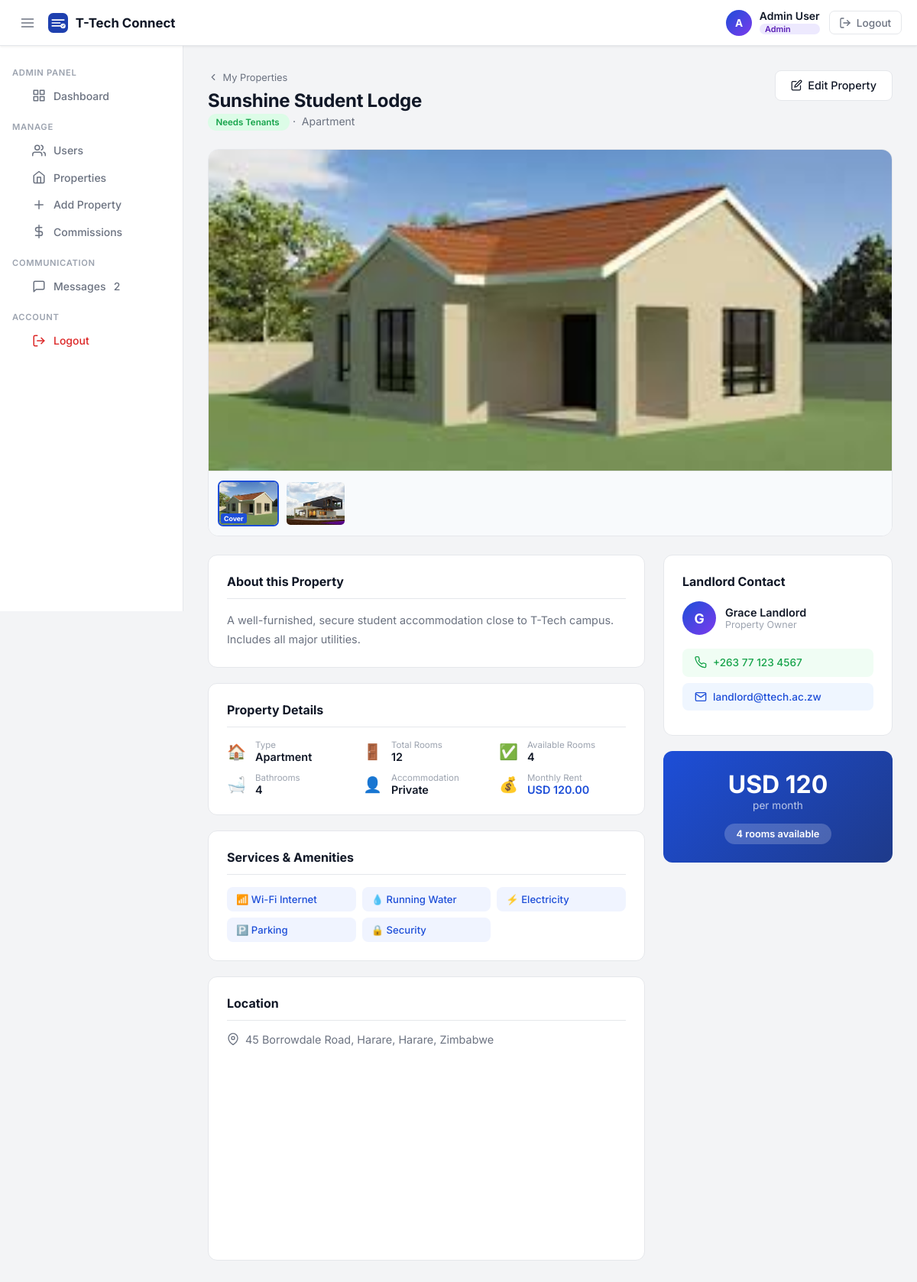
Screenshot of /landlord/property/1 (signed in) with the database file from the repository.
### tables this page shows
CREATE TABLE properties (
                id INTEGER PRIMARY KEY AUTOINCREMENT,
                landlord_id INTEGER NOT NULL,
                title TEXT NOT NULL,
                property_type TEXT DEFAULT 'apartment',
                description TEXT,
                status TEXT DEFAULT 'available',
                is_shared INTEGER DEFAULT 0,
                total_rooms INTEGER DEFAULT 1,
                available_rooms INTEGER DEFAULT 1,
                bathrooms INTEGER DEFAULT 1,
                price_per_month REAL NOT NULL,
                currency TEXT DEFAULT 'USD',
                address TEXT,
                city TEXT,
                country TEXT DEFAULT 'Zimbabwe',
                latitude REAL,
                longitude REAL,
                services TEXT DEFAULT '[]',
                contact_phone TEXT,
                contact_email TEXT,
                is_active INTEGER DEFAULT 1,
                created_at TIMESTAMP DEFAULT CURRENT_TIMESTAMP,
                updated_at TIMESTAMP DEFAULT CURRENT_TIMESTAMP, nearby_landmark TEXT DEFAULT '',
                FOREIGN KEY (landlord_id) REFERENCES users(id)
            );

CREATE TABLE property_images (
                id INTEGER PRIMARY KEY AUTOINCREMENT,
                property_id INTEGER NOT NULL,
                filename TEXT NOT NULL,
                is_primary INTEGER DEFAULT 0,
                uploaded_at TIMESTAMP DEFAULT CURRENT_TIMESTAMP,
                FOREIGN KEY (property_id) REFERENCES properties(id)
            );

CREATE TABLE users (
                id INTEGER PRIMARY KEY AUTOINCREMENT,
                full_name TEXT NOT NULL,
                email TEXT UNIQUE NOT NULL,
                password_hash TEXT NOT NULL,
                role TEXT DEFAULT 'student',
                is_active INTEGER DEFAULT 1,
                created_at TIMESTAMP DEFAULT CURRENT_TIMESTAMP,
                last_login TIMESTAMP
            , phone TEXT, last_seen TIMESTAMP);

### Backend/app.py (the view)
@app.route('/landlord/property/<int:pid>')
@login_required
def property_view(pid):
    with get_db() as conn:
        prop = conn.execute(
            """SELECT p.*, u.full_name as landlord_name, u.id as landlord_user_id
               FROM properties p JOIN users u ON p.landlord_id = u.id
               WHERE p.id=? AND p.is_active=1""", (pid,)
        ).fetchone()
    if not prop:
        flash('Property not found.', 'error')
        return redirect(url_for('dashboard'))
    d = {**dict(prop), 'services': json.loads(prop['services'] or '[]'),
         'images': _get_images(pid)}
    d['commission'] = round(d['price_per_month'] * 0.05, 2)
    uid  = session['user_id']
    role = session.get('user_role')
    paid = True if role in ('landlord', 'admin') else has_paid(uid, pid)
    return render_template('property_view.html', prop=d, maps_key=GOOGLE_MAPS_API_KEY,
                           user_name=session.get('user_name'),
                           user_role=role,
                           user_email=session.get('user_email'),
                           current_user_id=uid,
                           has_paid=paid,
                           unread_count=get_unread_count(uid))

### Backend/app.py (called while the page is built)
def get_db():
    os.makedirs(os.path.dirname(DB_PATH), exist_ok=True)
    conn = sqlite3.connect(DB_PATH)
    conn.row_factory = sqlite3.Row
    return conn

def login_required(f):
    @wraps(f)
    def decorated(*args, **kwargs):
        if 'user_id' not in session:
            return redirect(url_for('login'))
        return f(*args, **kwargs)
    return decorated

def get_unread_count(user_id):
    with get_db() as conn:
        row = conn.execute("""
            SELECT COUNT(*) as cnt FROM messages m
            JOIN conversation_members cm
                ON m.conversation_id = cm.conversation_id AND cm.user_id = ?
            WHERE m.sender_id != ?
              AND (m.sent_at > cm.last_read_at OR cm.last_read_at IS NULL)
              AND m.is_deleted = 0
        """, (user_id, user_id)).fetchone()
        return row['cnt'] if row else 0

def _get_images(property_id):
    with get_db() as conn:
        rows = conn.execute(
            "SELECT * FROM property_images WHERE property_id=? ORDER BY is_primary DESC, uploaded_at ASC",
            (property_id,)
        ).fetchall()
    return [dict(r) for r in rows]

### Frontend/templates/property_view.html (shortened to what this page needs)
<!DOCTYPE html>
<html lang="en">
<head>
  <link rel="stylesheet" href="{{ url_for('static', filename='css/landlord.css') }}" />
  <link rel="stylesheet" href="{{ url_for('static', filename='css/property_form.css') }}" />
</head>
<body>
{% include '_topbar.html' %}
<div class="layout">
  {% include '_sidebar.html' %}
  <main class="page-main">
    <div class="page-header">
      <div>
        <a href="/landlord" class="back-crumb">
          <svg width="14" height="14" viewBox="0 0 24 24" fill="none" stroke="currentColor" stroke-width="2" stroke-linecap="round"><polyline points="15 18 9 12 15 6"/></svg>
          My Properties
        </a>
        <h1 class="page-title">{{ prop.title }}</h1>
        <p class="page-sub">
          <span class="status-badge status-{{ prop.status }}">
            {% if prop.status == 'available' %}Needs Tenants
            {% elif prop.status == 'occupied' %}Occupied
            {% elif prop.status == 'partial' %}Partially Occupied
            {% else %}Maintenance{% endif %}
          </span>
          &nbsp;·&nbsp; {{ prop.property_type|title }}
        </p>
      </div>
      {% if user_role in ('landlord','admin') %}
      <div class="header-actions">
        <a href="/landlord/property/{{ prop.id }}/edit" class="btn-outline">
          <svg width="15" height="15" viewBox="0 0 24 24" fill="none" stroke="currentColor" stroke-width="2" stroke-linecap="round"><path d="M11 4H4a2 2 0 0 0-2 2v14a2 2 0 0 0 2 2h14a2 2 0 0 0 2-2v-7"/><path d="M18.5 2.5a2.121 2.121 0 0 1 3 3L12 15l-4 1 1-4 9.5-9.5z"/></svg>
          Edit Property
        </a>
      </div>
      {% endif %}
    </div>
    {% if prop.images %}
    <div class="gallery-wrap">
      <div class="gallery-main">
        <img id="gallery-hero"
             src="{{ url_for('static', filename='uploads/properties/' + prop.images[0].filename) }}"
             alt="{{ prop.title }}" class="gallery-hero-img" />
      </div>
      {% if prop.images|length > 1 %}
      <div class="gallery-thumbs">
        {% for img in prop.images %}
        <div class="gallery-thumb {% if loop.first %}gallery-thumb--active{% endif %}"
             data-src="{{ url_for('static', filename='uploads/properties/' + img.filename) }}"
             onclick="gallerySelect(this)">
          <img src="{{ url_for('static', filename='uploads/properties/' + img.filename) }}"
               alt="Photo {{ loop.index }}" />
          {% if img.is_primary %}<span class="gallery-cover-badge">Cover</span>{% endif %}
        </div>
        {% endfor %}
      </div>
      {% endif %}
    </div>
    {% endif %}
    <div class="view-layout">
      <div class="view-main">
        {% if prop.description %}
        <div class="detail-card">
          <h3 class="detail-card-title">About this Property</h3>
          <p class="detail-desc">{{ prop.description }}</p>
        </div>
        {% endif %}
        <div class="detail-card">
          <h3 class="detail-card-title">Property Details</h3>
          <div class="spec-grid">
            <div class="spec-item">
              <span class="spec-icon">🏠</span>
              <div><span class="spec-label">Type</span><span class="spec-val">{{ prop.property_type|title }}</span></div>
            </div>
            <div class="spec-item">
              <span class="spec-icon">🚪</span>
              <div><span class="spec-label">Total Rooms</span><span class="spec-val">{{ prop.total_rooms }}</span></div>
            </div>
            <div class="spec-item">
              <span class="spec-icon">✅</span>
              <div><span class="spec-label">Available Rooms</span><span class="spec-val">{{ prop.available_rooms }}</span></div>
            </div>
            <div class="spec-item">
              <span class="spec-icon">🛁</span>
              <div><span class="spec-label">Bathrooms</span><span class="spec-val">{{ prop.bathrooms }}</span></div>
            </div>
            <div class="spec-item">
              <span class="spec-icon">{{ '👥' if prop.is_shared else '👤' }}</span>
              <div><span class="spec-label">Accommodation</span><span class="spec-val">{{ 'Shared' if prop.is_shared else 'Private' }}</span></div>
            </div>
            <div class="spec-item">
              <span class="spec-icon">💰</span>
              <div><span class="spec-label">Monthly Rent</span><span class="spec-val spec-price">{{ prop.currency }} {{ "%.2f"|format(prop.price_per_month) }}</span></div>
            </div>
          </div>
        </div>
        {% if prop.services %}
        <div class="detail-card">
          <h3 class="detail-card-title">Services & Amenities</h3>
          {% set service_map = {
            'wifi':'📶 Wi-Fi Internet','water':'💧 Running Water','electricity':'⚡ Electricity',
            'parking':'🅿️ Parking','security':'🔒 Security','laundry':'🫧 Laundry',
            'kitchen':'🍳 Kitchen','dstv':'📺 DSTV','garden':'🌿 Garden',
            'gym':'🏋️ Gym','cctv':'📷 CCTV','borehole':'🪣 Borehole'
          } %}
          <div class="services-view-grid">
            {% for svc in prop.services %}
            <div class="svc-view-item">{{ service_map.get(svc, svc|title) }}</div>
            {% endfor %}
          </div>
        </div>
        {% endif %}
        <div class="detail-card">
          <h3 class="detail-card-title">Location</h3>
          {% if user_role in ('admin', 'landlord') %}
          <p class="detail-address">
            <svg width="16" height="16" viewBox="0 0 24 24" fill="none" stroke="currentColor" stroke-width="2" stroke-linecap="round" stroke-linejoin="round"><path d="M21 10c0 7-9 13-9 13s-9-6-9-13a9 9 0 0 1 18 0z"/><circle cx="12" cy="10" r="3"/></svg>
            {{ prop.address }}{% if prop.city %}, {{ prop.city }}{% endif %}{% if prop.country %}, {{ prop.country }}{% endif %}
          </p>
          {% if prop.latitude and prop.longitude %}
          <div class="map-wrap map-wrap-sm">
            <div id="google-map"></div>
          </div>
          {% endif %}
          {% endif %}
        </div>
      </div>
      <div class="view-sidebar">
        {% if has_paid and user_role == 'admin' %}
        <div class="contact-card">
          <h3 class="contact-title">Landlord Contact</h3>
          <div class="landlord-row">
            <div class="landlord-avatar">{{ prop.landlord_name[0].upper() if prop.landlord_name else 'L' }}</div>
            <div>
              <div class="landlord-name">{{ prop.landlord_name }}</div>
              <div class="landlord-sub">Property Owner</div>
            </div>
          </div>
          {% if prop.contact_phone %}
          <a href="tel:{{ prop.contact_phone }}" class="contact-btn contact-phone">
            {{ prop.contact_phone }}
          </a>
          {% endif %}
          {% if prop.contact_email %}
          <a href="mailto:{{ prop.contact_email }}" class="contact-btn contact-email">
            <svg width="16" height="16" viewBox="0 0 24 24" fill="none" stroke="currentColor" stroke-width="2" stroke-linecap="round" stroke-linejoin="round"><path d="M4 4h16c1.1 0 2 .9 2 2v12c0 1.1-.9 2-2 2H4c-1.1 0-2-.9-2-2V6c0-1.1.9-2 2-2z"/><polyline points="22,6 12,13 2,6"/></svg>
            {{ prop.contact_email }}
          </a>
          {% endif %}
        </div>
        {% endif %}
        <div class="price-card">
          <span class="big-price">{{ prop.currency }} {{ "%.0f"|format(prop.price_per_month) }}</span>
          <span class="per-month">per month</span>
          {% if prop.available_rooms > 0 %}
          <div class="avail-tag">{{ prop.available_rooms }} room{{ 's' if prop.available_rooms != 1 }} available</div>
          {% else %}
          <div class="avail-tag avail-full">Fully occupied</div>
          {% endif %}
        </div>
      </div>
    </div>
  </main>
</div>
</body>
</html>

### Frontend/static/css/property_form.css (style rules this page uses)
.map-wrap { margin-top: 1rem; }
#google-map { width: 100%; height: 100%; }

### Frontend/templates/property_view.html (style rules this page uses)
.gallery-wrap { background: var(--white); border: 1px solid var(--border); border-radius: 14px; overflow: hidden; margin-bottom: 1.5rem; }
.gallery-hero-img { width: 100%; max-height: 420px; object-fit: cover; display: block; cursor: zoom-in; }
.gallery-thumbs { display: flex; gap: .5rem; padding: .75rem; overflow-x: auto; background: #f8fafc; border-top: 1px solid var(--border); }
.gallery-thumb { width: 80px; height: 60px; flex-shrink: 0; border-radius: 7px; overflow: hidden; border: 2px solid transparent; cursor: pointer; position: relative; transition: border-color .15s; }
.gallery-thumb img { width: 100%; height: 100%; object-fit: cover; display: block; }
.gallery-thumb--active { border-color: var(--primary); }
.gallery-cover-badge { position: absolute; bottom: 2px; left: 2px; background: var(--primary); color: #fff; font-size: .55rem; font-weight: 700; padding: 1px 4px; border-radius: 3px; }

### rows the page displays
properties: title "Sunshine Student Lodge", property_type "Apartment", description "A well-furnished, secure student accommodation close to T-Tech campus. Includes all major utilities.", total_rooms "12", available_rooms "4", bathrooms "4", is_shared "👤", is_shared "Private", currency "USD", price_per_month "120.00", address "45 Borrowdale Road, Harare", city "Harare", country "Zimbabwe", contact_phone "+263 77 123 4567", contact_email "landlord@ttech.ac.zw", price_per_month "120", available_rooms "s"
property_images: filename (picture), is_primary "Cover"
property_images: filename (picture)
users: full_name "G", landlord_name "Grace Landlord"

### other values shown
{{ user_name[0].upper() if user_name else 'L' }} "A"
{{ user_name }} "Admin User"
{{ user_role|title }} "Admin"
{{ unread_count or '' }} "2"
{{ service_map.get(svc, svc|title) }} "📶 Wi-Fi Internet" "💧 Running Water" "⚡ Electricity" "🅿️ Parking" "🔒 Security"
